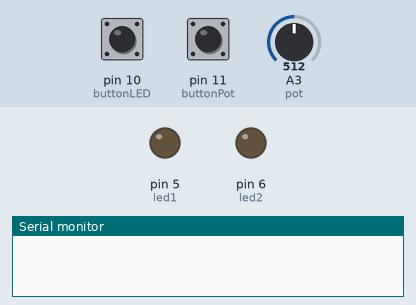
Recording of a sketch running on a simulated Arduino Uno, built with avr-gcc and run on an emulated ATmega328P. Parts: output pins drawn as LEDs (lit = HIGH), the last lines printed to the serial monitor. The test bench sets the inputs (shaded band); at power-on: pin 11 (buttonPot) LOW, pin 10 (buttonLED) LOW, A3 (pot) = 512.

Above: at 1.2 s.
1.3 s: pin 11 (buttonPot) pulled HIGH for 0.15 s
At 1.37 s:
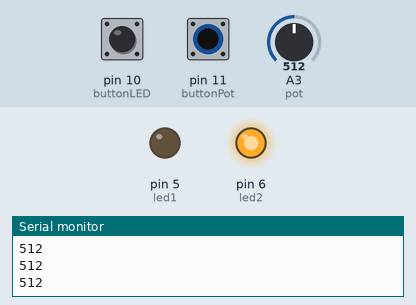
2.9 s: pin 10 (buttonLED) pulled HIGH for 0.15 s
At 2.97 s:
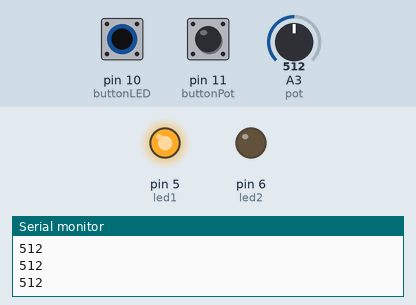
4.5 s: pin 10 (buttonLED) pulled HIGH for 3.2 s
At 8.6 s:
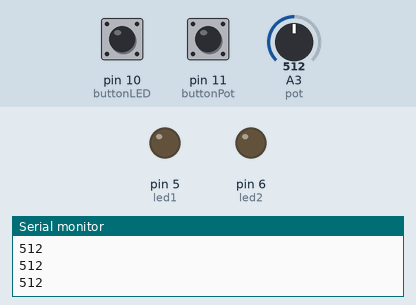
9.2 s: pin 11 (buttonPot) pulled HIGH for 3.2 s
At 9.7 s:
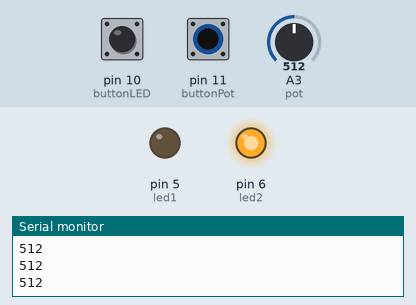
13.9 s: pin 10 (buttonLED) driven HIGH and pin 11 (buttonPot) driven HIGH
At 14.5 s:
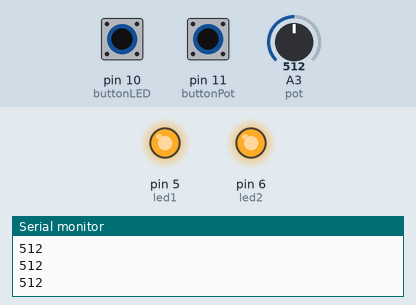
Timing chart, 0 to 16.4 s (numbered marks = the images above; inputs shaded):
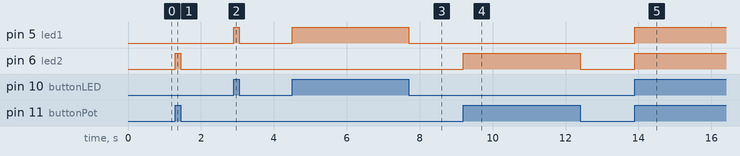

The sketch:

2023-09-10_Avionics_Intro_Project.ino
```cpp
const int led1 = 5;
const int led2 = 6;
const int buttonLED = 10;
const int buttonPot = 11;
const int pot = A3;

int buttonStateLED = 0;
int buttonStatePot = 0;
int val = 0;

void setup() {
  Serial.begin(9600);
  pinMode (led1, OUTPUT);
  pinMode (led2, OUTPUT);
  pinMode (buttonLED, INPUT);
  pinMode (buttonPot, INPUT);
  pinMode (pot, INPUT);
  digitalWrite (led1, LOW);
  digitalWrite (led2, LOW);
}

void loop() {
  buttonStateLED = digitalRead(buttonLED);
  buttonStatePot = digitalRead(buttonPot);
  if (buttonStateLED == 1) {
    digitalWrite (led1, HIGH);
  } else {
    digitalWrite (led1, LOW);
  }
  if (buttonStatePot == 1) {
    digitalWrite (led2, HIGH);
    val = analogRead (pot);
    Serial.println(val);
  } else {
    digitalWrite (led2, LOW);
  }
}
```

Measured:
- after the input at 1.3 s, pin 6 (led2): LOW → HIGH at once, → LOW 0.15 s later
- after the input at 2.9 s, pin 5 (led1): LOW → HIGH at once, → LOW 0.15 s later
- after the input at 4.5 s, pin 5 (led1): LOW → HIGH at once, → LOW 3.2 s later
- after the input at 9.2 s, pin 6 (led2): LOW → HIGH at once, → LOW 3.2 s later
- after the input at 13.9 s, pin 5 (led1), pin 6 (led2): LOW → HIGH at once
